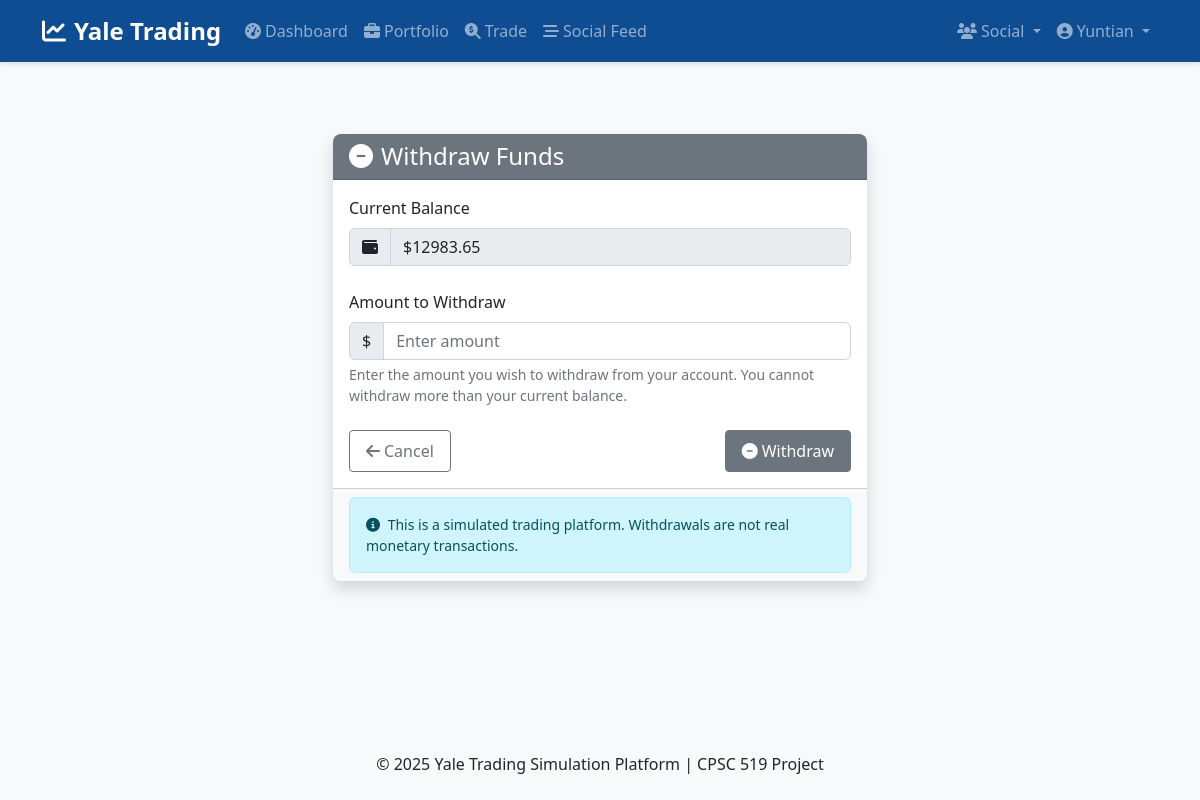
Page /funds/withdraw (signed in) on the earlier database version.
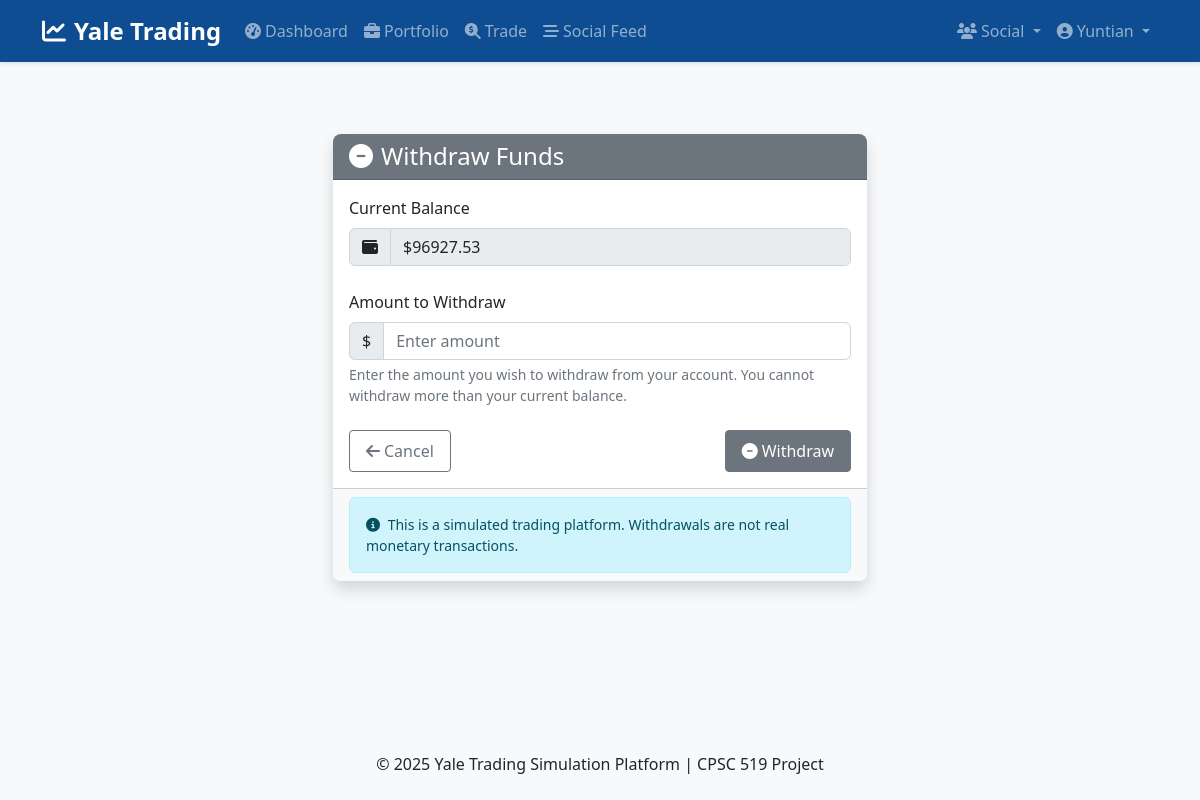
Same page on the later database version.
### app/models/user.py (models this page shows, shortened)
class User(db.Model, UserMixin):
    id = db.Column(db.Integer, primary_key=True)
    net_id = db.Column(db.String(20), unique=True, nullable=False)
    password_hash = db.Column(db.String(128), nullable=False)
    first_name = db.Column(db.String(50), nullable=False)
    last_name = db.Column(db.String(50), nullable=False)
    balance = db.Column(db.Float, default=0.0)
    created_at_edt = db.Column(db.DateTime, default=datetime.now(zoneinfo.ZoneInfo("America/New_York")))
    last_login_edt = db.Column(db.DateTime, default=datetime.now(zoneinfo.ZoneInfo("America/New_York")))
    is_active = db.Column(db.Boolean, default=True)
    portfolio = db.relationship('StockHolding', backref='user', lazy=True)
    transactions = db.relationship('Transaction', backref='user', lazy=True)
    cash_transactions = db.relationship('CashTransaction', backref='user', lazy=True)
    posts = db.relationship('TradingPost', backref='author', lazy=True)
    comments = db.relationship('Comment', backref='author', lazy=True)
    followed = db.relationship(
        'User', secondary=followers,
        primaryjoin=(followers.c.follower_id == id),
        secondaryjoin=(followers.c.followed_id == id),
        backref=db.backref('followers', lazy='dynamic'), lazy='dynamic'
    )

### app/controllers/auth.py (the view, shortened to what this page needs)
@auth_bp.route('/funds/withdraw', methods=['GET', 'POST'])
@login_required
def withdraw_funds():
    form = FundWithdrawalForm()
    return render_template('auth/withdraw.html', title='Withdraw Funds', form=form)

### app/forms.py
class FundWithdrawalForm(FlaskForm):
    amount = FloatField('Amount ($)', validators=[DataRequired(), NumberRange(min=0.01, message='Amount must be positive')])
    submit = SubmitField('Withdraw')

### app/models/user.py (called while the page is built)
@login_manager.user_loader
def load_user(user_id):
    return User.query.get(int(user_id))

### app/templates/auth/withdraw.html (shortened to what this page needs)
{% extends "layout.html" %}
{% block content %}
<div class="container py-5">
    <div class="row">
        <div class="col-md-6 mx-auto">
            <div class="card shadow">
                <div class="card-header bg-secondary text-white">
                    <h2 class="h4 mb-0"><i class="fas fa-minus-circle me-2"></i>Withdraw Funds</h2>
                </div>
                <div class="card-body">
                    <form method="POST" action="{{ url_for('auth.withdraw_funds') }}" class="needs-validation" novalidate>
                        <div class="mb-4">
                            <label for="current-balance" class="form-label">Current Balance</label>
                            <div class="input-group">
                                <span class="input-group-text"><i class="fas fa-wallet"></i></span>
                                <input type="text" class="form-control" id="current-balance" value="${{ current_user.balance|round(2) }}" disabled>
                            </div>
                        </div>
                        <div class="mb-4">
                            <label for="amount" class="form-label">Amount to Withdraw</label>
                            <div class="input-group">
                                <span class="input-group-text">$</span>
                                {{ form.amount(class="form-control", placeholder="Enter amount", min="0.01", step="0.01", max=current_user.balance) }}
                            </div>
                            <div class="form-text">Enter the amount you wish to withdraw from your account. You cannot withdraw more than your current balance.</div>
                        </div>
                        <div class="d-flex justify-content-between">
                            <a href="{{ url_for('main.dashboard') }}" class="btn btn-outline-secondary">
                                <i class="fas fa-arrow-left me-1"></i>Cancel
                            </a>
                            <button type="submit" class="btn btn-secondary">
                                <i class="fas fa-minus-circle me-1"></i>{{ form.submit.label.text }}
                            </button>
                        </div>
                    </form>
                </div>
                <div class="card-footer bg-light small">
                    <div class="alert alert-info mb-0">
                        <i class="fas fa-info-circle me-1"></i> This is a simulated trading platform. Withdrawals are not real monetary transactions.
                    </div>
                </div>
            </div>
        </div>
    </div>
</div>
{% endblock %}

### app/templates/layout.html (shortened to what this page needs)
<!DOCTYPE html>
<html lang="en">
<head>
    <link href="https://cdn.jsdelivr.net/npm/bootstrap@5.2.3/dist/css/bootstrap.min.css" rel="stylesheet">
    <link rel="stylesheet" href="https://cdnjs.cloudflare.com/ajax/libs/font-awesome/6.3.0/css/all.min.css">
    <link rel="stylesheet" href="{{ url_for('static', filename='css/main.css') }}">
</head>
<body>
    <header>
        <nav class="navbar navbar-expand-lg navbar-dark bg-primary">
            <div class="container">
                <a class="navbar-brand" href="{{ url_for('main.home') }}">
                    <i class="fas fa-chart-line me-2"></i>Yale Trading
                </a>
                <div class="collapse navbar-collapse" id="navbarNav">
                    <ul class="navbar-nav me-auto">
                        {% if current_user.is_authenticated %}
                            <li class="nav-item">
                                <a class="nav-link" href="{{ url_for('main.dashboard') }}">
                                    <i class="fas fa-tachometer-alt me-1"></i>Dashboard
                                </a>
                            </li>
                            <li class="nav-item">
                                <a class="nav-link" href="{{ url_for('trading.portfolio') }}">
                                    <i class="fas fa-briefcase me-1"></i>Portfolio
                                </a>
                            </li>
                            <li class="nav-item">
                                <a class="nav-link" href="{{ url_for('trading.stock_search') }}">
                                    <i class="fas fa-search-dollar me-1"></i>Trade
                                </a>
                            </li>
                            <li class="nav-item">
                                <a class="nav-link" href="{{ url_for('social.feed') }}">
                                    <i class="fas fa-stream me-1"></i>Social Feed
                                </a>
                            </li>
                        {% endif %}
                    </ul>
                    <ul class="navbar-nav">
                        {% if current_user.is_authenticated %}
                            <li class="nav-item dropdown">
                                <a class="nav-link dropdown-toggle" href="#" id="socialDropdown" role="button" data-bs-toggle="dropdown">
                                    <i class="fas fa-users me-1"></i>Social
                                </a>
                            </li>
                            <li class="nav-item dropdown">
                                <a class="nav-link dropdown-toggle" href="#" id="userDropdown" role="button" data-bs-toggle="dropdown">
                                    <i class="fas fa-user-circle me-1"></i>{{ current_user.first_name }}
                                </a>
                            </li>
                        {% endif %}
                    </ul>
                </div>
            </div>
        </nav>
    </header>
    <main class="container mt-4 mb-5">
        {% block content %}{% endblock %}
    </main>
    <footer class="bg-light py-4 mt-auto">
        <div class="container text-center">
            <p class="mb-0">&copy; {{ now.year }} Yale Trading Simulation Platform | CPSC 519 Project</p>
        </div>
    </footer>
</body>
</html>

Differences in the rows shown:
changed User "Yuntian": balance "$12983.65" → "$96927.53"
